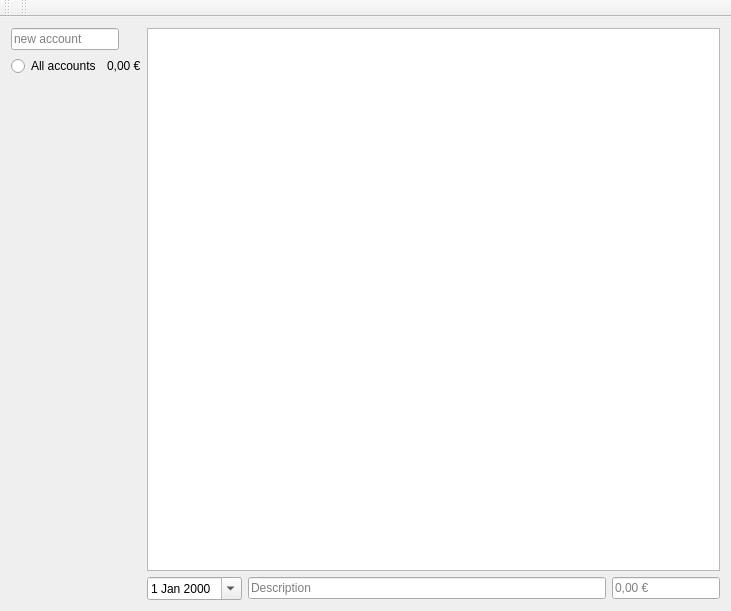
<?xml version="1.0" encoding="UTF-8"?>
<ui version="4.0">
 <class>MainWindow</class>
 <widget class="QMainWindow" name="MainWindow">
  <property name="geometry">
   <rect>
    <x>0</x>
    <y>0</y>
    <width>731</width>
    <height>611</height>
   </rect>
  </property>
  <property name="windowTitle">
   <string>MainWindow</string>
  </property>
  <widget class="QWidget" name="centralWidget">
   <layout class="QHBoxLayout" name="horizontalLayout_2">
    <item>
     <layout class="QHBoxLayout" name="hLay_topLevel">
      <item>
       <layout class="QVBoxLayout" name="vLay_sidebar">
        <property name="sizeConstraint">
         <enum>QLayout::SetMaximumSize</enum>
        </property>
        <property name="rightMargin">
         <number>0</number>
        </property>
        <item alignment="Qt::AlignLeft">
         <widget class="QLineEdit" name="lineEdit_accountName">
          <property name="placeholderText">
           <string>new account</string>
          </property>
         </widget>
        </item>
        <item>
         <layout class="QGridLayout" name="gLay_userSwitch">
          <item row="0" column="0">
           <widget class="QRadioButton" name="rbtn_allAccounts">
            <property name="text">
             <string>All accounts</string>
            </property>
           </widget>
          </item>
          <item row="0" column="1" alignment="Qt::AlignHCenter">
           <widget class="QLabel" name="lbl_allAccounts">
            <property name="text">
             <string>0,00 €</string>
            </property>
           </widget>
          </item>
         </layout>
        </item>
        <item>
         <spacer name="verticalSpacer">
          <property name="orientation">
           <enum>Qt::Vertical</enum>
          </property>
          <property name="sizeHint" stdset="0">
           <size>
            <width>20</width>
            <height>10</height>
           </size>
          </property>
         </spacer>
        </item>
       </layout>
      </item>
      <item>
       <layout class="QVBoxLayout" name="vLay_booking">
        <item>
         <widget class="QTableView" name="tableBooking"/>
        </item>
        <item>
         <layout class="QHBoxLayout" name="hLay_addBar">
          <item>
           <widget class="QDateEdit" name="dateEdit">
            <property name="calendarPopup">
             <bool>true</bool>
            </property>
           </widget>
          </item>
          <item>
           <widget class="QLineEdit" name="lineEditDescription">
            <property name="toolTip">
             <string>&lt;html&gt;&lt;head/&gt;&lt;body&gt;&lt;p&gt;Titel&lt;/p&gt;&lt;/body&gt;&lt;/html&gt;</string>
            </property>
            <property name="text">
             <string/>
            </property>
            <property name="placeholderText">
             <string>Description</string>
            </property>
           </widget>
          </item>
          <item alignment="Qt::AlignRight">
           <widget class="QLineEdit" name="lineEditPrice">
            <property name="text">
             <string/>
            </property>
            <property name="placeholderText">
             <string>0,00 €</string>
            </property>
           </widget>
          </item>
         </layout>
        </item>
       </layout>
      </item>
     </layout>
    </item>
   </layout>
  </widget>
  <widget class="QMenuBar" name="menuBar">
   <property name="geometry">
    <rect>
     <x>0</x>
     <y>0</y>
     <width>731</width>
     <height>25</height>
    </rect>
   </property>
  </widget>
  <widget class="QToolBar" name="mainToolBar">
   <attribute name="toolBarArea">
    <enum>TopToolBarArea</enum>
   </attribute>
   <attribute name="toolBarBreak">
    <bool>false</bool>
   </attribute>
  </widget>
  <widget class="QToolBar" name="toolBar">
   <property name="windowTitle">
    <string>toolBar</string>
   </property>
   <attribute name="toolBarArea">
    <enum>TopToolBarArea</enum>
   </attribute>
   <attribute name="toolBarBreak">
    <bool>false</bool>
   </attribute>
  </widget>
 </widget>
 <layoutdefault spacing="6" margin="11"/>
 <resources/>
 <connections/>
</ui>
